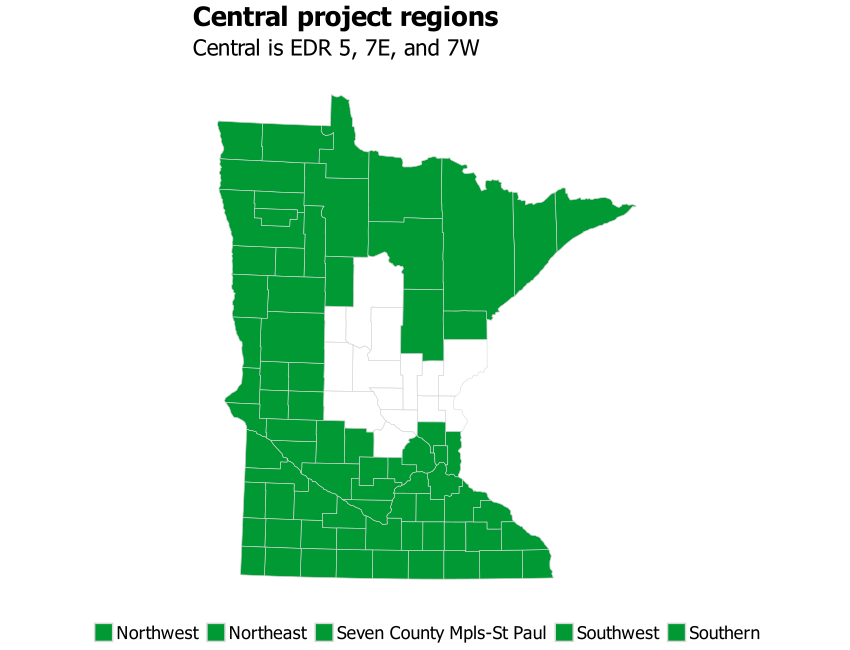

This figure's R source:
# library -----------------------------------------------------------------
library(tidyverse)
library(sf)
library(ggrepel)
library(scales)
library(ggiraph)
library(rmapshaper)
library(cowplot)
library(RColorBrewer)
library(extrafont)
library(lubridate)
library(systemfonts)
reset_font_cache()
library(ggtext)
library(readxl)
library(ggforce)


rm(list = ls())

theme_bar <- theme_bw() +
  theme(panel.grid.major = element_line(color = "grey70", size = 0.1),
        panel.grid.minor = element_blank(),
        axis.ticks = element_blank(),
        axis.text = element_text(face = "bold"),
        panel.border = element_blank(),
        legend.background = element_rect(fill = "transparent", color = "transparent"),
        legend.key = element_rect(fill = "transparent"),
        legend.key.size = unit(1, "lines"),
        legend.margin = margin(0,0,0,0),
        legend.title = element_blank(),
        legend.text = element_text(margin = margin(l = 2)),
        text = element_text(family = "Tahoma"),
        plot.title.position = "plot",
        plot.title = element_text(face = "bold"))

theme_line <- theme_bw() +
  theme(legend.background = element_rect(fill = "transparent", color = "transparent"),
        legend.key = element_rect(fill = "transparent"),
        legend.text = element_text(margin = margin(l = 2)),
        panel.grid.minor = element_blank(),
        panel.grid.major = element_line(color = "grey70", size = 0.1),
        axis.ticks = element_blank(),
        axis.text = element_text(face = "bold"),
        panel.border = element_blank(),
        legend.margin = margin(0,0,0,0),
        legend.key.size = unit(1, "lines"),
        text = element_text(family = "Tahoma"),
        plot.title.position = "plot",
        plot.title = element_text(face = "bold"))

theme_sf <- theme_bw() +
  theme(axis.text.x=element_blank(),
        axis.text.y=element_blank(),
        axis.ticks=element_blank(),
        panel.background = element_blank(),
        panel.grid.major = element_line(color = "white"),
        panel.border = element_blank(),
        plot.title = element_text(face = "bold"),
        legend.title = element_blank(),
        legend.text = element_text(margin = margin(l = 2)),
        legend.margin = margin(0,0,0,0),
        legend.key.size = unit(1, "lines"),
        text = element_text(family = "Tahoma"),
        plot.title.position = "plot")

regions <- read_csv("/Users/kellyasche/Library/CloudStorage/GoogleDrive-kasche@ruralmn.org/My Drive/Data Prep/R Projects/Join docs/county_regions.csv") %>%
  select(5,6) %>%
  unique() %>%
  mutate(edr = str_replace(edr, "  ", " "),
         planning.region = str_replace(planning.region, " Minnesota", ""),
         planning.region = fct_relevel(planning.region, "Northwest", "Northeast", "Central", "Seven County Mpls-St Paul", "Southwest", "Southeast"),
         edr = fct_relevel(edr, "EDR 1 - Northwest", "EDR 2 - Headwaters", "EDR 3 - Arrowhead", "EDR 4 - West Central", "EDR 5 - North Central", "EDR 6E- Southwest Central", "EDR 6W- Upper Minnesota Valley", "EDR 7E- East Central", "EDR 7W- Central", "EDR 8 - Southwest", "EDR 9 - South Central", "EDR 10 - Southeast", "EDR 11 - 7 County Twin Cities", "Minnesota"))

counties.regions <- read_csv("/Users/kellyasche/Library/CloudStorage/GoogleDrive-kasche@ruralmn.org/My Drive/Data Prep/R Projects/Join docs/county_regions.csv") %>%
  rename(mif = `MIF Region`) %>%
  mutate(countyfp = formatC(countyfp, width = 3, flag = "0"),
         Name = str_to_title(Name),
         Name = str_replace(Name, "Q", "q"),
         Name = str_replace(Name, "Of The", "of the"),
         Name = str_replace(Name, "Mcleod", "McLeod"),
         Dem_Desc = ifelse(Name == "Minnesota", "Minnesota", Dem_Desc),
         Dem_Desc = fct_relevel(Dem_Desc, "Entirely rural", "Town/rural mix", "Urban/town/rural mix", "Entirely urban"),
         edr = str_replace(edr, "  ", " "),
         planning.region = str_replace(planning.region, " Minnesota", ""),
         planning.region = fct_relevel(planning.region, "Northwest", "Northeast", "Central", "Seven County Mpls-St Paul", "Southwest", "Southeast"),
         edr = fct_relevel(edr, "EDR 1 - Northwest", "EDR 2 - Headwaters", "EDR 3 - Arrowhead", "EDR 4 - West Central", "EDR 5 - North Central", "EDR 6E- Southwest Central", "EDR 6W- Upper Minnesota Valley", "EDR 7E- East Central", "EDR 7W- Central", "EDR 8 - Southwest", "EDR 9 - South Central", "EDR 10 - Southeast", "EDR 11 - 7 County Twin Cities", "Minnesota"),
         mif = ifelse(is.na(mif), "TC", mif),
         mif = as.factor(mif),
         mif = fct_relevel(mif, "NW", "NE", "WC", "EC", "SW", "SE", "TC"))
color.ruca <- c("Entirely rural" = "#009933", "Town/rural mix" = "#99CC33", "Urban/town/rural mix" = "#CC9966", "Entirely urban" = "#754C29")

color.pr <- c("Northwest" = "#4575b4","Northeast" = "grey", "Central" = "#fee090", "Seven County Mpls-St Paul" = "#d73027", "Southwest" = "#91bfdb", "Southeast" = "#fc8d59")

color.edr <- c("EDR 1 - Northwest" = "#b3cde3", "EDR 2 - Headwaters" = "#8c96c6", "EDR 3 - Arrowhead" = "#fe9929", "EDR 4 - West Central" = "#8856a7", "EDR 5 - North Central" = "#810f7c", "EDR 6E- Southwest Central" = "#e5f5f9", "EDR 6W- Upper Minnesota Valley" = "#bdc9e1", "EDR 7E- East Central" = "#99d8c9", "EDR 7W- Central" = "#2ca25f", "EDR 8 - Southwest" = "#74a9cf", "EDR 9 - South Central" = "#0570b0", "EDR 10 - Southeast" = "#d7301f", "EDR 11 - 7 County Twin Cities" = "#d8b365")

color.edr.simple <- c("EDR 1" = "#b3cde3", "EDR 2" = "#8c96c6", "EDR 3" = "#fe9929", "EDR 4" = "#8856a7", "EDR 5" = "#810f7c", "EDR 6E" = "#e5f5f9", "EDR 6W" = "#bdc9e1", "EDR 7E" = "#99d8c9", "EDR 7W" = "#2ca25f", "EDR 8" = "#74a9cf", "EDR 9" = "#0570b0", "EDR 10" = "#d7301f", "EDR 11" = "#d8b365", "Minnesota" = "black")

color.pr.edr <- c ("Northwest" = "#4575b4","Northeast" = "#e0f3f8", "Central" = "#fee090", "Seven County Mpls-St Paul" = "#d73027", "Southwest" = "#91bfdb", "Southeast" = "#fc8d59", "Minnesota" = "black", "EDR 1 - Northwest" = "#b3cde3", "EDR 2 - Headwaters" = "#8c96c6", "EDR 3 - Arrowhead" = "#fe9929", "EDR 4 - West Central" = "#8856a7", "EDR 5 - North Central" = "#810f7c", "EDR 6E- Southwest Central" = "#e5f5f9", "EDR 6W- Upper Minnesota Valley" = "#bdc9e1", "EDR 7E- East Central" = "#99d8c9", "EDR 7W- Central" = "#2ca25f", "EDR 8 - Southwest" = "#74a9cf", "EDR 9 - South Central" = "#0570b0", "EDR 10 - Southeast" = "#d7301f", "EDR 11 - 7 County Twin Cities" = "#d8b365")

color.six <- c("#009933", "#4575b4", "grey", "#fee090", "#fc8d59", "#d73027")

mn_counties <- st_read("/Users/kellyasche/Library/CloudStorage/GoogleDrive-kasche@ruralmn.org/My Drive/Data Prep/R Projects/Shapefiles/County shapefiles/MNCounties_MNDOT.shp", quiet = TRUE) %>%
  ms_simplify(keep = .01, keep_shapes = TRUE) %>%
  rename(countyfp = FIPS_CODE)

counties.regions.1 <- counties.regions %>%
  mutate(statefp = "27",
         project.pr = ifelse(edr %in% c("EDR 1 - Northwest", "EDR 2 - Headwaters", "EDR 4 - West Central"), "Northwest",
                             ifelse(edr == "EDR 3 - Arrowhead", "Northeast",
                                    ifelse(edr %in% c("EDR 5 - North Central", "EDR 7E- East Central", "EDR 7W- Central"), "Central",
                                           ifelse(edr %in% c("EDR 6E- Southwest Central", "EDR 6W- Upper Minnesota Valley", "EDR 8 - Southwest"), "Southwest",
                                                  ifelse(edr %in% c("EDR 9 - South Central", "EDR 10 - Southeast"), "Southern", as.character(planning.region)))))),
         project.pr = fct_relevel(project.pr, "Northwest", "Northeast", "Central", "Seven County Mpls-St Paul", "Southwest", "Southern"))

color.project.pr <- c("Northwest" = "#4575b4","Northeast" = "grey", "Central" = "#fee090", "Seven County Mpls-St Paul" = "#d73027", "Southwest" = "#91bfdb", "Southern" = "#fc8d59")


# Prep data ---------------------------------------------------------------

regions <- counties.regions.1 %>%
  filter(Name != "Minnesota") %>%
  left_join(mn_counties[,c(5,7)], by = "countyfp")

# Create map --------------------------------------------------------------

names(regions)

ggplot(regions) +
  geom_sf(color = "grey85", fill = "transparent", aes(geometry = geometry)) +
  geom_sf(data = filter(regions, project.pr != "Central"), color = "grey85", aes(geometry = geometry, fill = project.pr)) +
  scale_fill_manual(values = c("#009933", "#009933", "#009933", "#009933", "#009933"))+
  theme_sf+
  labs(title= "Central project regions",
       subtitle = "Central is EDR 5, 7E, and 7W") +
  theme(legend.position = "bottom",
        text = element_text(size = 16))

ggsave(filename = "Charts/EPIC/not-central-project-region-map.pdf", device = cairo_pdf, dpi = "print", width = 8.5, height = 6.5)
